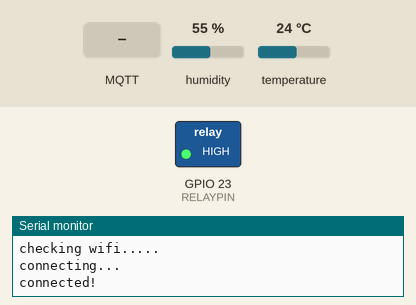
Simulated run of this sketch. Board: ESP32. On the bench: switched loads named in the sketch (green lamp = pin HIGH), the last lines printed to the serial monitor. The inputs (shaded band) are chosen by the test bench; at power-on: humidity 55 %, temperature 24 °C. WiFi joins after 1.5 s; servers stay silent unless stated; no MQTT or app messages arrive unless stated.

Above: at 3.2 s.
3.3 s: MQTT message "ON" arrives on the first subscribed topic
At 4.7 s:
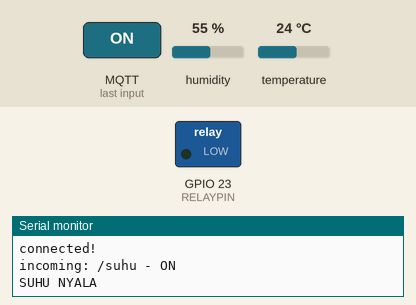
6.8 s: MQTT message "OFF" arrives on the first subscribed topic
At 7.8 s:
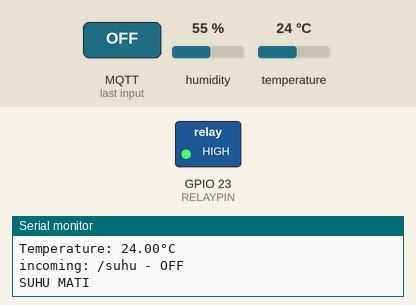
Timing chart, 0 to 9.8 s (numbered marks = the images above; inputs shaded):
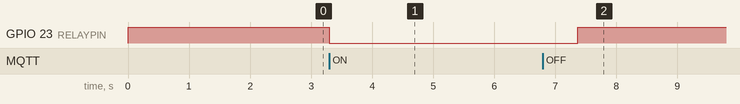

The sketch:

test_relay_dht.ino
```cpp
#include <WiFi.h>
#include <MQTT.h>
#include "DHT.h"
#define RELAYPIN 23
#define DHTPIN 19
#define DHTTYPE DHT11

const char ssid[] = "ANDEKO 07";
const char pass[] = "LANTAI 1 MAS";

//
//const char ssid[] = "ANDEKO 06";
//const char pass[] = "LANTAI 2 MAS";

const char espname[] = "ESP32";
const char username[] = "1bdbde55";
const char password[] = "8d6971631d05bb0b";
char floatConverted[10];

boolean isTemperatureToogled = false;

WiFiClient net;
MQTTClient client;

DHT dht(DHTPIN, DHTTYPE);

void connect() {
  Serial.print("checking wifi...");
  while (WiFi.status() != WL_CONNECTED) {
    Serial.print(".");
    delay(1000);
  }

  Serial.print("\nconnecting...");
  while (!client.connect(espname, username, password)) {
    Serial.print(".");
    delay(1000);
  }

  Serial.println("\nconnected!");

  client.subscribe("/suhu");
  client.publish("/suhu", "Mati");
  // client.unsubscribe("/");
}

void messageReceived(String &topic, String &payload) {
  Serial.println("incoming: " + topic + " - " + payload);
  if(payload == "ON"){
    digitalWrite(RELAYPIN, LOW);
    Serial.println("SUHU NYALA");
    isTemperatureToogled = true;
  } else if(payload == "OFF"){
    digitalWrite(RELAYPIN, HIGH);
    Serial.println("SUHU MATI");
    isTemperatureToogled = false;
    client.publish("/suhu", "Mati");
  }
}

void calculateTemperature(){
  delay(2000);
  float t = dht.readTemperature();

  if (isnan(t)) {
      Serial.println(F("Failed to read from DHT sensor!"));
      client.publish("/suhu", "error");
      return;
  }

  Serial.print(F("Temperature: "));
  Serial.print(t);
  Serial.print(F("°C\n"));
  sprintf(floatConverted, "%.2f", t);
  client.publish("/suhu", floatConverted);
}

void setup() {
  // put your setup code here, to run once:
  Serial.begin(9600);
  WiFi.begin(ssid, pass);

  client.begin("broker.shiftr.io", net);
  client.onMessage(messageReceived);

  pinMode(RELAYPIN, OUTPUT);
  digitalWrite(RELAYPIN, HIGH);
  dht.begin();
  connect();
}

void loop() {
  client.loop();
  delay(10);

  if (!client.connected()) {
    connect();
  }

  if(isTemperatureToogled){
    calculateTemperature();
  }
}
```

Measured:
- after the input at 3.3 s, GPIO 23 (RELAYPIN): HIGH → LOW at once
- after the input at 6.8 s, GPIO 23 (RELAYPIN): LOW → HIGH after 0.57 s
